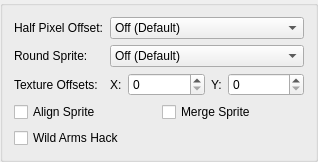
     <widget class="QGroupBox" name="upscalingFixesTab">
      <attribute name="title">
       <string>Upscaling Fixes</string>
      </attribute>
      <layout class="QFormLayout" name="formLayout_5">
       <item row="0" column="0">
        <widget class="QLabel" name="label_14">
         <property name="text">
          <string>Half Pixel Offset:</string>
         </property>
        </widget>
       </item>
       <item row="0" column="1">
        <widget class="QComboBox" name="halfPixelOffset">
         <item>
          <property name="text">
           <string>Off (Default)</string>
          </property>
         </item>
         <item>
          <property name="text">
           <string>Normal (Vertex)</string>
          </property>
         </item>
         <item>
          <property name="text">
           <string>Special (Texture)</string>
          </property>
         </item>
         <item>
          <property name="text">
           <string>Special (Texture - Aggressive)</string>
          </property>
         </item>
        </widget>
       </item>
       <item row="1" column="0">
        <widget class="QLabel" name="label_15">
         <property name="text">
          <string>Round Sprite:</string>
         </property>
        </widget>
       </item>
       <item row="1" column="1">
        <widget class="QComboBox" name="roundSprite">
         <item>
          <property name="text">
           <string>Off (Default)</string>
          </property>
         </item>
         <item>
          <property name="text">
           <string>Half</string>
          </property>
         </item>
         <item>
          <property name="text">
           <string>Full</string>
          </property>
         </item>
        </widget>
       </item>
       <item row="2" column="0">
        <widget class="QLabel" name="label_16">
         <property name="text">
          <string>Texture Offsets:</string>
         </property>
        </widget>
       </item>
       <item row="2" column="1">
        <layout class="QHBoxLayout" name="horizontalLayout_2" stretch="0,1,0,1">
         <item>
          <widget class="QLabel" name="label_17">
           <property name="text">
            <string>X:</string>
           </property>
          </widget>
         </item>
         <item>
          <widget class="QSpinBox" name="textureOffsetX">
           <property name="maximum">
            <number>1000</number>
           </property>
          </widget>
         </item>
         <item>
          <widget class="QLabel" name="label_18">
           <property name="text">
            <string>Y:</string>
           </property>
          </widget>
         </item>
         <item>
          <widget class="QSpinBox" name="textureOffsetY">
           <property name="maximum">
            <number>1000</number>
           </property>
          </widget>
         </item>
        </layout>
       </item>
       <item row="3" column="0" colspan="2">
        <layout class="QGridLayout" name="gridLayout_3">
         <item row="0" column="1">
          <widget class="QCheckBox" name="mergeSprite">
           <property name="text">
            <string>Merge Sprite</string>
           </property>
          </widget>
         </item>
         <item row="0" column="0">
          <widget class="QCheckBox" name="alignSprite">
           <property name="text">
            <string>Align Sprite</string>
           </property>
          </widget>
         </item>
         <item row="1" column="0">
          <widget class="QCheckBox" name="wildHack">
           <property name="text">
            <string>Wild Arms Hack</string>
           </property>
          </widget>
         </item>
        </layout>
       </item>
      </layout>
     </widget>
